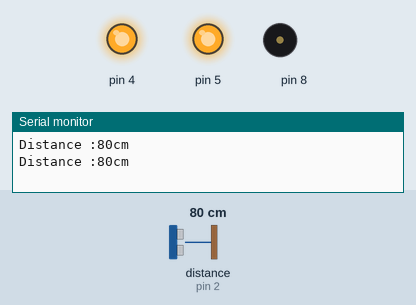
This sketch was run on a simulated Arduino Uno, built with avr-gcc and run on an emulated ATmega328P. On the bench: output pins drawn as LEDs (lit = HIGH), buzzer (waves = sounding), the last lines printed to the serial monitor. Wiring (inferred from the names in the program): ultrasonic range finder: trigger pin 3; echo pin 2. The test bench sets the inputs (shaded band); at power-on: distance to the obstacle (sensor on pin 2) 80 cm. The echo pulse lasts 58.3 µs per cm; pins used as bus, display or sensor lines are not drawn.

Above: at 1.7 s.
1.8 s: distance to the obstacle (sensor on pin 2) set to 96 cm
5.7 s: distance to the obstacle (sensor on pin 2) set to 100 cm
At 6.8 s:
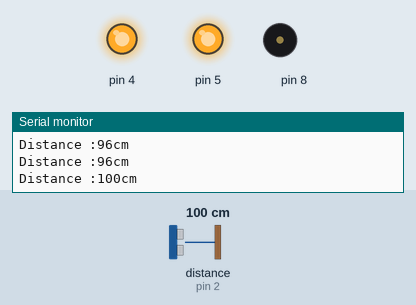
7.2 s: distance to the obstacle (sensor on pin 2) set to 105 cm
At 8.4 s:
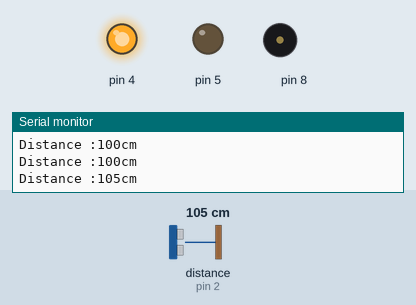
9.4 s: distance to the obstacle (sensor on pin 2) set to 4 cm
At 12.7 s:
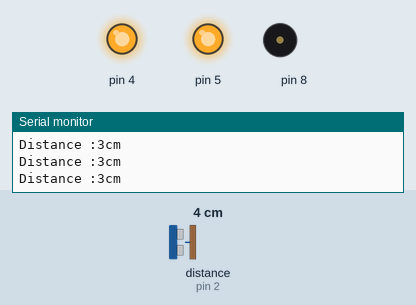
12.9 s: distance to the obstacle (sensor on pin 2) set to 2 cm
At 13.7 s:
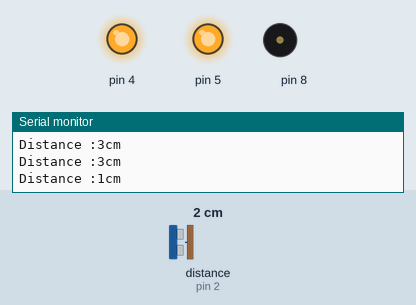
Timing chart, 0 to 15.4 s (numbered marks = the images above; inputs shaded):
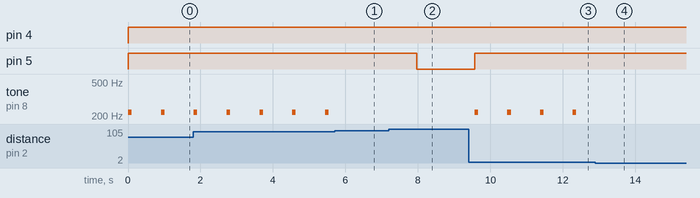

The sketch:

Code.ino
```cpp
const int pingPin = 3; // Trigger Pin of Ultrasonic Sensor
const int echoPin = 2; // Echo Pin of Ultrasonic Sensor

volatile long duration; // Declare duration as a volatile variable to use it in the interrupt service routine
volatile bool pulseDetected = false; // Declare a flag to indicate when a pulse has been detected

void setup()
{
  pinMode(4, OUTPUT);
  pinMode(5, OUTPUT);
  pinMode(8, OUTPUT);
  Serial.begin(9600);

  attachInterrupt(digitalPinToInterrupt(echoPin), pulseDetectedISR, CHANGE); // Attach an interrupt to the echo pin
}

void loop() {
  long cm;
  pinMode(pingPin, OUTPUT);
  digitalWrite(pingPin, LOW);
  delayMicroseconds(2);
  digitalWrite(pingPin, HIGH);
  delayMicroseconds(10);
  digitalWrite(pingPin, LOW);

  while (!pulseDetected) {
    // Wait for the interrupt to trigger
  }
  pulseDetected = false; // Reset the flag

  cm = microsecondsToCentimeters(duration);

  if (cm > 2 && cm <100)
  {
    digitalWrite(4, HIGH);
    digitalWrite(5, HIGH);
    tone(8, 220, 100);
    delay(100);
  }

  if (cm >101 && cm < 300)
  {
    digitalWrite(4, HIGH);
    digitalWrite(5, LOW);
  }

  if (cm > 300)
  {
    digitalWrite(4, LOW);
    digitalWrite(5, LOW);
  }

  Serial.print("Distance :");
  Serial.print(cm);
  Serial.print("cm");
  Serial.println();
  delay(800);
}

void pulseDetectedISR() {
  if (digitalRead(echoPin) == HIGH) {
    duration = micros(); // Record the start time of the pulse
  } else {
    duration = micros() - duration; // Calculate the duration of the pulse
    pulseDetected = true; // Set the flag to indicate that a pulse has been detected
  }
}

long microsecondsToCentimeters(long microseconds) {
  return microseconds / 29 / 2;
}
```

Measured:
- the behaviour switches between 99 and 100 cm on distance to the obstacle (sensor on pin 2) (found by bisection; images 0 and 1)
- the behaviour switches between 101 and 102 cm on distance to the obstacle (sensor on pin 2) (found by bisection; images 1 and 2)
- the behaviour switches between 4 and 3 cm on distance to the obstacle (sensor on pin 2) (found by bisection; images 3 and 4)
- after the input at 5.7 s, tone on pin 8: stays silent (without the input it goes to 220 Hz after 0.65 s)
- after the input at 7.2 s, pin 5: HIGH → LOW after 0.76 s
- after the input at 9.4 s, pin 5: LOW → HIGH after 0.17 s; tone on pin 8: alternates 220 Hz for 0.10 s and silent for 0.80 s, starting after 0.17 s
- after the input at 12.9 s, tone on pin 8: stops changing and stays silent
- by itself, tone on pin 8: alternates 220 Hz for 0.10 s and silent for 0.81 s
